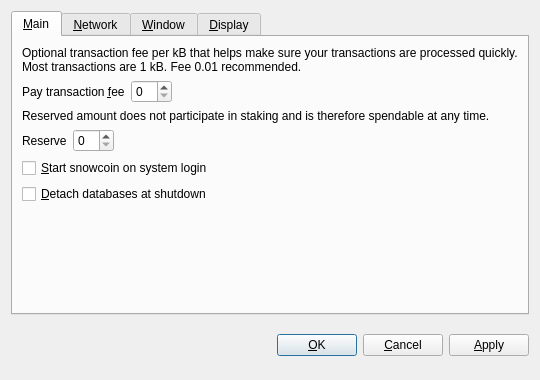
<?xml version="1.0" encoding="UTF-8"?>
<ui version="4.0">
 <class>OptionsDialog</class>
 <widget class="QDialog" name="OptionsDialog">
  <property name="geometry">
   <rect>
    <x>0</x>
    <y>0</y>
    <width>540</width>
    <height>380</height>
   </rect>
  </property>
  <property name="windowTitle">
   <string>Options</string>
  </property>
  <property name="modal">
   <bool>true</bool>
  </property>
  <layout class="QVBoxLayout" name="verticalLayout">
   <item>
    <widget class="QTabWidget" name="tabWidget">
     <property name="tabPosition">
      <enum>QTabWidget::North</enum>
     </property>
     <property name="currentIndex">
      <number>0</number>
     </property>
     <widget class="QWidget" name="tabMain">
      <attribute name="title">
       <string>&amp;Main</string>
      </attribute>
      <layout class="QVBoxLayout" name="verticalLayout_Main">
       <item>
        <widget class="QLabel" name="transactionFeeInfoLabel">
         <property name="text">
          <string>Optional transaction fee per kB that helps make sure your transactions are processed quickly. Most transactions are 1 kB. Fee 0.01 recommended.</string>
         </property>
         <property name="textFormat">
          <enum>Qt::PlainText</enum>
         </property>
         <property name="wordWrap">
          <bool>true</bool>
         </property>
        </widget>
       </item>
       <item>
        <layout class="QHBoxLayout" name="horizontalLayoutFee">
         <item>
          <widget class="QLabel" name="transactionFeeLabel">
           <property name="text">
            <string>Pay transaction &amp;fee</string>
           </property>
           <property name="textFormat">
            <enum>Qt::PlainText</enum>
           </property>
           <property name="buddy">
            <cstring>transactionFee</cstring>
           </property>
          </widget>
         </item>
         <item>
          <widget class="BitcoinAmountField" name="transactionFee"/>
         </item>
         <item>
          <spacer name="horizontalSpacerFee">
           <property name="orientation">
            <enum>Qt::Horizontal</enum>
           </property>
           <property name="sizeHint" stdset="0">
            <size>
             <width>40</width>
             <height>20</height>
            </size>
           </property>
          </spacer>
         </item>
        </layout>
       </item>
       <item>
        <widget class="QLabel" name="reserveBalanceInfoLabel">
         <property name="text">
          <string>Reserved amount does not participate in staking and is therefore spendable at any time.</string>
         </property>
         <property name="textFormat">
          <enum>Qt::PlainText</enum>
         </property>
         <property name="wordWrap">
          <bool>true</bool>
         </property>
        </widget>
       </item>
       <item>
        <layout class="QHBoxLayout" name="horizontalLayoutReserveBalance">
         <item>
          <widget class="QLabel" name="reserveBalanceLabel">
           <property name="text">
            <string>Reserve</string>
           </property>
           <property name="textFormat">
            <enum>Qt::PlainText</enum>
           </property>
           <property name="buddy">
            <cstring>reserveBalance</cstring>
           </property>
          </widget>
         </item>
         <item>
          <widget class="BitcoinAmountField" name="reserveBalance"/>
         </item>
         <item>
          <spacer name="horizontalSpacerReserveBalance">
           <property name="orientation">
            <enum>Qt::Horizontal</enum>
           </property>
           <property name="sizeHint" stdset="0">
            <size>
             <width>40</width>
             <height>20</height>
            </size>
           </property>
          </spacer>
         </item>
        </layout>
       </item>
       <item>
        <widget class="QCheckBox" name="bitcoinAtStartup">
         <property name="toolTip">
          <string>Automatically start snowcoin after logging in to the system.</string>
         </property>
         <property name="text">
          <string>&amp;Start snowcoin on system login</string>
         </property>
        </widget>
       </item>
       <item>
        <widget class="QCheckBox" name="detachDatabases">
         <property name="toolTip">
          <string>Detach block and address databases at shutdown. This means they can be moved to another data directory, but it slows down shutdown. The wallet is always detached.</string>
         </property>
         <property name="text">
          <string>&amp;Detach databases at shutdown</string>
         </property>
        </widget>
       </item>
       <item>
        <spacer name="verticalSpacer_Main">
         <property name="orientation">
          <enum>Qt::Vertical</enum>
         </property>
         <property name="sizeHint" stdset="0">
          <size>
           <width>20</width>
           <height>40</height>
          </size>
         </property>
        </spacer>
       </item>
      </layout>
     </widget>
     <widget class="QWidget" name="tabNetwork">
      <attribute name="title">
       <string>&amp;Network</string>
      </attribute>
      <layout class="QVBoxLayout" name="verticalLayout_Network">
       <item>
        <widget class="QCheckBox" name="mapPortUpnp">
         <property name="toolTip">
          <string>Automatically open the snowcoin client port on the router. This only works when your router supports UPnP and it is enabled.</string>
         </property>
         <property name="text">
          <string>Map port using &amp;UPnP</string>
         </property>
        </widget>
       </item>
       <item>
        <widget class="QCheckBox" name="connectSocks">
         <property name="toolTip">
          <string>Connect to the snowcoin network through a SOCKS proxy (e.g. when connecting through Tor).</string>
         </property>
         <property name="text">
          <string>&amp;Connect through SOCKS proxy:</string>
         </property>
        </widget>
       </item>
       <item>
        <layout class="QHBoxLayout" name="horizontalLayout_Network">
         <item>
          <widget class="QLabel" name="proxyIpLabel">
           <property name="text">
            <string>Proxy &amp;IP:</string>
           </property>
           <property name="textFormat">
            <enum>Qt::PlainText</enum>
           </property>
           <property name="buddy">
            <cstring>proxyIp</cstring>
           </property>
          </widget>
         </item>
         <item>
          <widget class="QValidatedLineEdit" name="proxyIp">
           <property name="maximumSize">
            <size>
             <width>140</width>
             <height>16777215</height>
            </size>
           </property>
           <property name="toolTip">
            <string>IP address of the proxy (e.g. 127.0.0.1)</string>
           </property>
          </widget>
         </item>
         <item>
          <widget class="QLabel" name="proxyPortLabel">
           <property name="text">
            <string>&amp;Port:</string>
           </property>
           <property name="textFormat">
            <enum>Qt::PlainText</enum>
           </property>
           <property name="buddy">
            <cstring>proxyPort</cstring>
           </property>
          </widget>
         </item>
         <item>
          <widget class="QLineEdit" name="proxyPort">
           <property name="maximumSize">
            <size>
             <width>55</width>
             <height>16777215</height>
            </size>
           </property>
           <property name="toolTip">
            <string>Port of the proxy (e.g. 9050)</string>
           </property>
          </widget>
         </item>
         <item>
          <widget class="QLabel" name="socksVersionLabel">
           <property name="text">
            <string>SOCKS &amp;Version:</string>
           </property>
           <property name="textFormat">
            <enum>Qt::PlainText</enum>
           </property>
           <property name="buddy">
            <cstring>socksVersion</cstring>
           </property>
          </widget>
         </item>
         <item>
          <widget class="QValueComboBox" name="socksVersion">
           <property name="toolTip">
            <string>SOCKS version of the proxy (e.g. 5)</string>
           </property>
          </widget>
         </item>
         <item>
          <spacer name="horizontalSpacer_Network">
           <property name="orientation">
            <enum>Qt::Horizontal</enum>
           </property>
           <property name="sizeHint" stdset="0">
            <size>
             <width>40</width>
             <height>20</height>
            </size>
           </property>
          </spacer>
         </item>
        </layout>
       </item>
       <item>
        <spacer name="verticalSpacer_Network">
         <property name="orientation">
          <enum>Qt::Vertical</enum>
         </property>
         <property name="sizeHint" stdset="0">
          <size>
           <width>20</width>
           <height>40</height>
          </size>
         </property>
        </spacer>
       </item>
      </layout>
     </widget>
     <widget class="QWidget" name="tabWindow">
      <attribute name="title">
       <string>&amp;Window</string>
      </attribute>
      <layout class="QVBoxLayout" name="verticalLayout_Window">
       <item>
        <widget class="QCheckBox" name="minimizeToTray">
         <property name="toolTip">
          <string>Show only a tray icon after minimizing the window.</string>
         </property>
         <property name="text">
          <string>&amp;Minimize to the tray instead of the taskbar</string>
         </property>
        </widget>
       </item>
       <item>
        <widget class="QCheckBox" name="minimizeOnClose">
         <property name="toolTip">
          <string>Minimize instead of exit the application when the window is closed. When this option is enabled, the application will be closed only after selecting Quit in the menu.</string>
         </property>
         <property name="text">
          <string>M&amp;inimize on close</string>
         </property>
        </widget>
       </item>
       <item>
        <spacer name="verticalSpacer_Window">
         <property name="orientation">
          <enum>Qt::Vertical</enum>
         </property>
         <property name="sizeHint" stdset="0">
          <size>
           <width>20</width>
           <height>40</height>
          </size>
         </property>
        </spacer>
       </item>
      </layout>
     </widget>
     <widget class="QWidget" name="tabDisplay">
      <attribute name="title">
       <string>&amp;Display</string>
      </attribute>
      <layout class="QVBoxLayout" name="verticalLayout_Display">
       <item>
        <layout class="QHBoxLayout" name="horizontalLayout_1_Display">
         <item>
          <widget class="QLabel" name="langLabel">
           <property name="text">
            <string>User Interface &amp;language:</string>
           </property>
           <property name="textFormat">
            <enum>Qt::PlainText</enum>
           </property>
           <property name="buddy">
            <cstring>lang</cstring>
           </property>
          </widget>
         </item>
         <item>
          <widget class="QValueComboBox" name="lang">
           <property name="toolTip">
            <string>The user interface language can be set here. This setting will take effect after restarting snowcoin.</string>
           </property>
          </widget>
         </item>
        </layout>
       </item>
       <item>
        <layout class="QHBoxLayout" name="horizontalLayout_2_Display">
         <item>
          <widget class="QLabel" name="unitLabel">
           <property name="text">
            <string>&amp;Unit to show amounts in:</string>
           </property>
           <property name="textFormat">
            <enum>Qt::PlainText</enum>
           </property>
           <property name="buddy">
            <cstring>unit</cstring>
           </property>
          </widget>
         </item>
         <item>
          <widget class="QValueComboBox" name="unit">
           <property name="toolTip">
            <string>Choose the default subdivision unit to show in the interface and when sending coins.</string>
           </property>
          </widget>
         </item>
        </layout>
       </item>
       <item>
        <widget class="QCheckBox" name="displayAddresses">
         <property name="toolTip">
          <string>Whether to show snowcoin addresses in the transaction list or not.</string>
         </property>
         <property name="text">
          <string>&amp;Display addresses in transaction list</string>
         </property>
        </widget>
       </item>
       <item>
        <widget class="QCheckBox" name="coinControlFeatures">
         <property name="toolTip">
          <string>Whether to show coin control features or not.</string>
         </property>
         <property name="text">
          <string>Display coin &amp;control features (experts only!)</string>
         </property>
        </widget>
       </item>
       <item>
        <spacer name="verticalSpacer_Display">
         <property name="orientation">
          <enum>Qt::Vertical</enum>
         </property>
         <property name="sizeHint" stdset="0">
          <size>
           <width>20</width>
           <height>40</height>
          </size>
         </property>
        </spacer>
       </item>
      </layout>
     </widget>
    </widget>
   </item>
   <item>
    <layout class="QHBoxLayout" name="horizontalLayout_Buttons">
     <item>
      <spacer name="horizontalSpacer_1">
       <property name="orientation">
        <enum>Qt::Horizontal</enum>
       </property>
       <property name="sizeHint" stdset="0">
        <size>
         <width>40</width>
         <height>48</height>
        </size>
       </property>
      </spacer>
     </item>
     <item>
      <widget class="QLabel" name="statusLabel">
       <property name="font">
        <font>
         <weight>75</weight>
         <bold>true</bold>
        </font>
       </property>
       <property name="text">
        <string/>
       </property>
       <property name="textFormat">
        <enum>Qt::PlainText</enum>
       </property>
       <property name="wordWrap">
        <bool>true</bool>
       </property>
      </widget>
     </item>
     <item>
      <spacer name="horizontalSpacer_2">
       <property name="orientation">
        <enum>Qt::Horizontal</enum>
       </property>
       <property name="sizeHint" stdset="0">
        <size>
         <width>40</width>
         <height>48</height>
        </size>
       </property>
      </spacer>
     </item>
     <item>
      <widget class="QPushButton" name="okButton">
       <property name="text">
        <string>&amp;OK</string>
       </property>
      </widget>
     </item>
     <item>
      <widget class="QPushButton" name="cancelButton">
       <property name="text">
        <string>&amp;Cancel</string>
       </property>
       <property name="autoDefault">
        <bool>false</bool>
       </property>
      </widget>
     </item>
     <item>
      <widget class="QPushButton" name="applyButton">
       <property name="text">
        <string>&amp;Apply</string>
       </property>
       <property name="autoDefault">
        <bool>false</bool>
       </property>
      </widget>
     </item>
    </layout>
   </item>
  </layout>
 </widget>
 <customwidgets>
  <customwidget>
   <class>BitcoinAmountField</class>
   <extends>QSpinBox</extends>
   <header>bitcoinamountfield.h</header>
  </customwidget>
  <customwidget>
   <class>QValueComboBox</class>
   <extends>QComboBox</extends>
   <header>qvaluecombobox.h</header>
  </customwidget>
  <customwidget>
   <class>QValidatedLineEdit</class>
   <extends>QLineEdit</extends>
   <header>qvalidatedlineedit.h</header>
  </customwidget>
 </customwidgets>
 <resources/>
 <connections/>
</ui>
